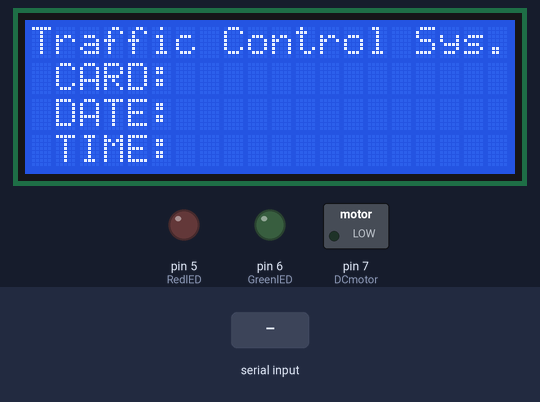
Recording of a sketch running on a simulated Arduino Uno, built with avr-gcc and run on an emulated ATmega328P. On the bench: 20×4 character LCD, switched loads named in the sketch (green lamp = pin HIGH), output pins drawn as LEDs (lit = HIGH). Inputs (shaded band) come from the test bench. What the sketch prints to the serial monitor is not drawn.

Above: at 1.2 s.
1.3 s: "0810199555\n" received over Serial
At 1.9 s:
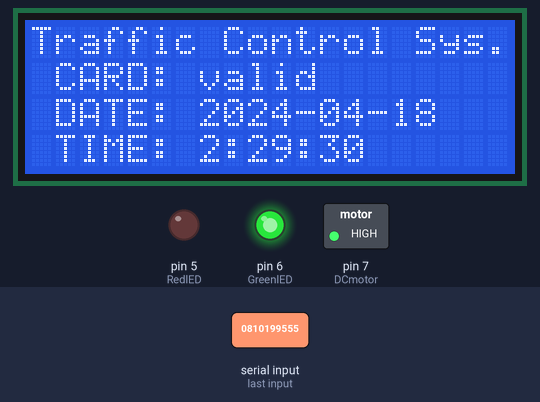
At 3.3 s:
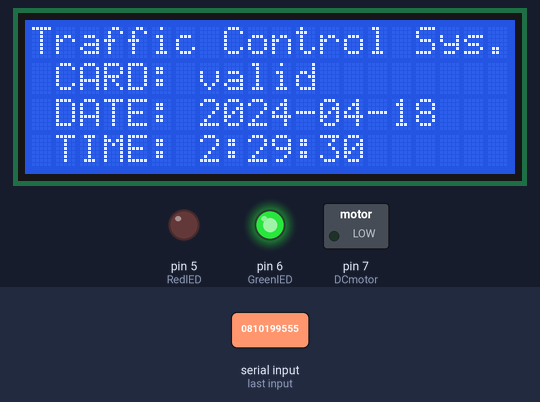
Timing chart, 0 to 8.6 s (numbered marks = the images above; inputs shaded):
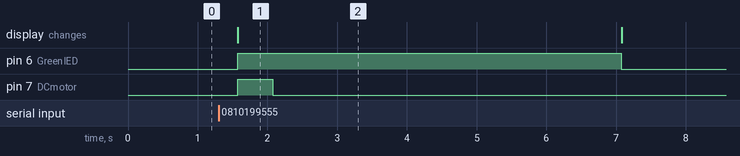

The sketch:

Code.ino
```cpp
// include the library code:
#include <LiquidCrystal.h> //library for LCD
// initialize the library with the numbers of the interface pins
LiquidCrystal lcd(13, 12, 11, 10, 9, 8);

const int RedlED = 5;
const int GreenlED = 6;
const int DCmotor = 7;

int count = 0;
char c;
String id;

int wait = 5000;

void setup()
{
  Serial.begin(9600);
  pinMode(RedlED, OUTPUT);
  pinMode(GreenlED, OUTPUT);
  pinMode(DCmotor, OUTPUT);
  Serial.println("Please scan your RFID Card");

  lcd.begin(20, 4); // set up the LCD's number of columns and rows:
  lcd.setCursor(0, 0);
  lcd.print("Traffic Control Sys. ");
  lcd.setCursor(0, 1);
  lcd.print(" CARD:   ");
  lcd.setCursor(0, 2);
  lcd.print(" DATE:   ");
  lcd.setCursor(0, 3);
  lcd.print(" TIME:   ");
}

void loop()
{
  while (Serial.available() > 0)
  {
    c = Serial.read();
    count++;
    id += c;
    if (count == 10)
    {
      Serial.print(id);
      //break;

      if (id == "0810199555")
      {
        Serial.println("Valid Card");
        lcd.setCursor(0, 1);
        lcd.print(" CARD: valid   ");
        lcd.setCursor(0, 2);
        lcd.print(" DATE: 2024-04-18   ");
        lcd.setCursor(0, 3);
        lcd.print(" TIME: 2:29:30   ");
        digitalWrite(GreenlED, HIGH);
        digitalWrite(DCmotor, HIGH);
        delay(500);
        digitalWrite(DCmotor, LOW);
        delay(wait);
        digitalWrite(GreenlED, LOW);
        lcd.setCursor(0, 1);
        lcd.print(" CARD:           ");
        lcd.setCursor(0, 2);
        lcd.print(" DATE:           ");
        lcd.setCursor(0, 3);
        lcd.print(" TIME:           ");
      }

      else
      {
        Serial.println("Invalid Card");
        lcd.setCursor(0, 1);
        lcd.print(" CARD: Access Denied   ");
        lcd.setCursor(0, 2);
        lcd.print(" DATE: 2024-18-04     ");
        lcd.setCursor(0, 3);
        lcd.print(" TIME: 2:29:30   ");
        digitalWrite(RedlED, HIGH);
        delay(4000);
        digitalWrite(RedlED, LOW);
        lcd.setCursor(0, 1);
        lcd.print(" CARD:              ");
        lcd.setCursor(0, 2);
        lcd.print(" DATE:           ");
        lcd.setCursor(0, 3);
        lcd.print(" TIME:           ");
      }
    }
  }
  count = 0;
  id = "";
  delay(500);
}
```

Measured:
- after the input at 1.3 s, pin 6 (GreenlED): LOW → HIGH after 0.28 s, → LOW 5.5 s later; pin 7 (DCmotor): LOW → HIGH after 0.28 s, → LOW 0.50 s later; the display: changes after 0.28 s (image 1)
